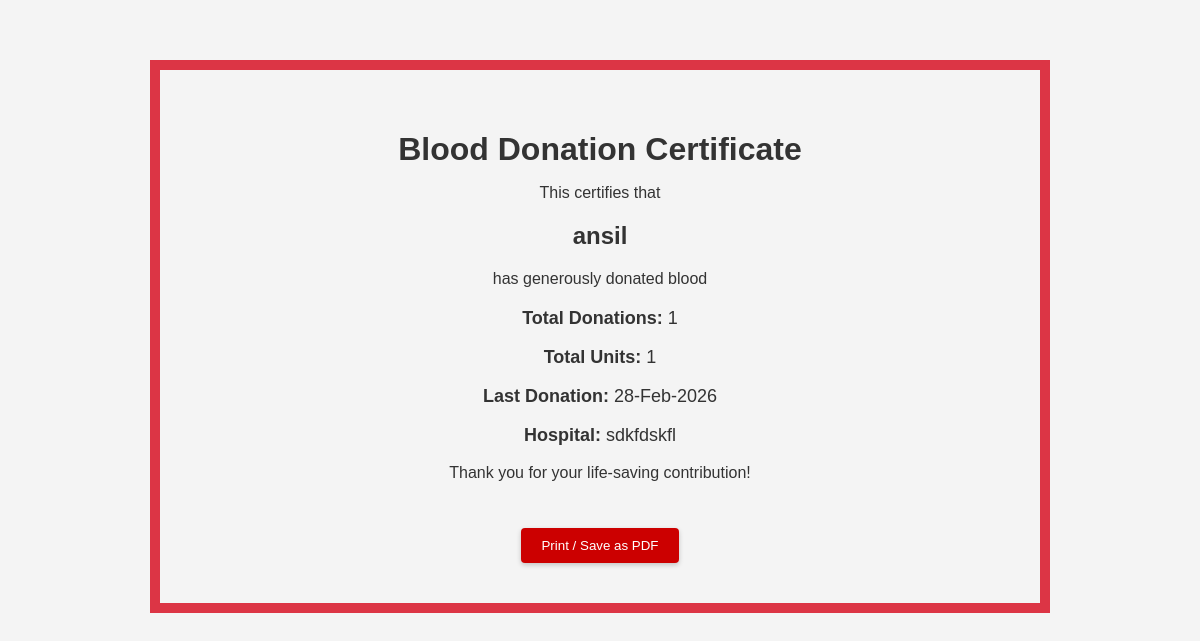
Page /users/certificate.php (signed in) on the committed database.
### tables this page shows
CREATE TABLE `users` (
  `id` int(11) NOT NULL,
  `username` varchar(50) NOT NULL,
  `email` varchar(100) NOT NULL,
  `password` varchar(255) NOT NULL,
  `phone` varchar(20) NOT NULL,
  `blood_group` varchar(5) DEFAULT NULL,
  `willing_to_donate` tinyint(1) DEFAULT 1,
  `donate_reason` text DEFAULT NULL,
  `last_donation_date` date DEFAULT NULL,
  `donation_count` int(11) DEFAULT 0,
  `donation_units` int(11) DEFAULT 0,
  `profile_pic` varchar(255) DEFAULT NULL,
  `created_at` timestamp NOT NULL DEFAULT current_timestamp(),
  `updated_at` timestamp NOT NULL DEFAULT current_timestamp() ON UPDATE current_timestamp()
);

### users/certificate.php (the view, shortened to what this page needs)
<?php
include '../config.php';
$user_id = $_SESSION['user_id'];
$sql = "SELECT username, donation_count, donation_units, last_donation_date, profile_pic FROM users WHERE id = ?";
$stmt = $conn->prepare($sql);
$stmt->bind_param('i', $user_id);
$stmt->execute();
$result = $stmt->get_result();
$user = $result->fetch_assoc();
$user['last_hospital'] = '';
if (!empty($user['last_donation_date'])) {
    $hstmt = $conn->prepare('SELECT hospital FROM donation_records WHERE user_id = ? AND donation_date = ? ORDER BY created_at DESC LIMIT 1');
    $hstmt->bind_param('is', $user_id, $user['last_donation_date']);
    $hstmt->execute();
    $hres = $hstmt->get_result();
    if ($hrow = $hres->fetch_assoc()) {
        $user['last_hospital'] = $hrow['hospital'];
    }
}
?>
<!DOCTYPE html>
<html lang="en">
<head>
    <link rel="stylesheet" href="../css/style.css">
</head>
<body>
<div class="certificate">
    <h1>Blood Donation Certificate</h1>
    <p>This certifies that</p>
    <h2><?php echo htmlspecialchars($user['username']); ?></h2>
    <p>has generously donated blood</p>
    <div class="details">
        <p><strong>Total Donations:</strong> <?php echo (int)$user['donation_count']; ?></p>
        <p><strong>Total Units:</strong> <?php echo (int)$user['donation_units']; ?></p>
        <p><strong>Last Donation:</strong> <?php echo $user['last_donation_date'] ? date('d-M-Y', strtotime($user['last_donation_date'])) : 'N/A'; ?></p>
        <?php if (!empty($user['last_hospital'])): ?>
        <p><strong>Hospital:</strong> <?php echo htmlspecialchars($user['last_hospital']); ?></p>
        <?php endif; ?>
    </div>
    <p>Thank you for your life-saving contribution!</p>
    <button class="btn print-btn" onclick="window.print();">Print / Save as PDF</button>
</div>
</body>
</html>

### css/style.css (style rules this page uses)
body { font-family: 'Poppins', sans-serif; background-color: #f4f4f4; margin: 0; padding: 0; color: #333; }
.btn { background-color: #cc0000; color: white; border: none; padding: 10px 20px; cursor: pointer; border-radius: 4px; box-shadow: 0 2px 5px rgba(0,0,0,0.2); transition: background 0.3s, transform 0.2s; }

### users/certificate.php (style rules this page uses)
.certificate { max-width: 800px; margin: 60px auto; padding: 40px; border: 10px solid #dc3545; text-align: center; font-family: 'Poppins', sans-serif; }
.certificate h1 { margin-bottom: 0; }
.certificate .details { margin-top: 20px; font-size: 18px; }
.print-btn { margin-top: 30px; }

### rows in the picture
users: username "ansil", donation_count "1", donation_units "1", last_donation_date "28-Feb-2026"

### other values in the picture
$user['last_hospital'] "sdkfdskfl"
